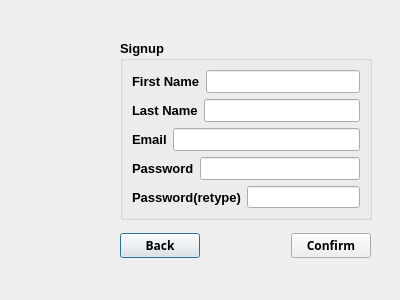
<?xml version="1.0" encoding="UTF-8"?>
<ui version="4.0">
 <class>signup</class>
 <widget class="QDialog" name="signup">
  <property name="geometry">
   <rect>
    <x>0</x>
    <y>0</y>
    <width>400</width>
    <height>300</height>
   </rect>
  </property>
  <property name="windowTitle">
   <string>Dialog</string>
  </property>
  <widget class="QWidget" name="layoutWidget">
   <property name="geometry">
    <rect>
     <x>120</x>
     <y>230</y>
     <width>251</width>
     <height>32</height>
    </rect>
   </property>
   <property name="font">
    <font>
     <family>Arial Black</family>
     <pointsize>10</pointsize>
     <bold>true</bold>
    </font>
   </property>
   <layout class="QHBoxLayout" name="horizontalLayout_2">
    <item>
     <widget class="QPushButton" name="pushButtonBack">
      <property name="font">
       <font>
        <family>Arial Black</family>
        <pointsize>9</pointsize>
        <bold>true</bold>
       </font>
      </property>
      <property name="text">
       <string>Back</string>
      </property>
     </widget>
    </item>
    <item>
     <spacer name="horizontalSpacer">
      <property name="font">
       <font>
        <family>Arial Black</family>
        <pointsize>10</pointsize>
        <bold>true</bold>
       </font>
      </property>
      <property name="orientation">
       <enum>Qt::Horizontal</enum>
      </property>
      <property name="sizeHint" stdset="0">
       <size>
        <width>98</width>
        <height>20</height>
       </size>
      </property>
     </spacer>
    </item>
    <item>
     <widget class="QPushButton" name="pushButtonConfirm">
      <property name="font">
       <font>
        <family>Arial Black</family>
        <pointsize>9</pointsize>
        <bold>true</bold>
       </font>
      </property>
      <property name="text">
       <string>Confirm</string>
      </property>
     </widget>
    </item>
   </layout>
  </widget>
  <widget class="QGroupBox" name="groupBox">
   <property name="geometry">
    <rect>
     <x>120</x>
     <y>40</y>
     <width>252</width>
     <height>180</height>
    </rect>
   </property>
   <property name="font">
    <font>
     <family>Arial</family>
     <pointsize>10</pointsize>
     <bold>true</bold>
    </font>
   </property>
   <property name="title">
    <string>Signup</string>
   </property>
   <layout class="QVBoxLayout" name="verticalLayout">
    <item>
     <layout class="QHBoxLayout" name="horizontalLayout">
      <item>
       <widget class="QLabel" name="label">
        <property name="text">
         <string>First Name</string>
        </property>
       </widget>
      </item>
      <item>
       <widget class="QLineEdit" name="lineEdit"/>
      </item>
     </layout>
    </item>
    <item>
     <layout class="QHBoxLayout" name="horizontalLayout_3">
      <item>
       <widget class="QLabel" name="label_2">
        <property name="text">
         <string>Last Name</string>
        </property>
       </widget>
      </item>
      <item>
       <widget class="QLineEdit" name="lineEdit_2"/>
      </item>
     </layout>
    </item>
    <item>
     <layout class="QHBoxLayout" name="horizontalLayout_4">
      <item>
       <widget class="QLabel" name="label_4">
        <property name="text">
         <string>Email</string>
        </property>
       </widget>
      </item>
      <item>
       <widget class="QLineEdit" name="lineEdit_3"/>
      </item>
     </layout>
    </item>
    <item>
     <layout class="QHBoxLayout" name="horizontalLayout_5">
      <item>
       <widget class="QLabel" name="label_3">
        <property name="text">
         <string>Password</string>
        </property>
       </widget>
      </item>
      <item>
       <widget class="QLineEdit" name="lineEdit_4"/>
      </item>
     </layout>
    </item>
    <item>
     <layout class="QHBoxLayout" name="horizontalLayout_6">
      <item>
       <widget class="QLabel" name="label_5">
        <property name="text">
         <string>Password(retype)</string>
        </property>
       </widget>
      </item>
      <item>
       <widget class="QLineEdit" name="lineEdit_5"/>
      </item>
     </layout>
    </item>
   </layout>
  </widget>
  <widget class="QLabel" name="label_6">
   <property name="geometry">
    <rect>
     <x>10</x>
     <y>10</y>
     <width>81</width>
     <height>31</height>
    </rect>
   </property>
   <property name="text">
    <string/>
   </property>
   <property name="pixmap">
    <pixmap>../../../Image/LibraryLogo.jpeg</pixmap>
   </property>
  </widget>
 </widget>
 <resources/>
 <connections/>
</ui>
